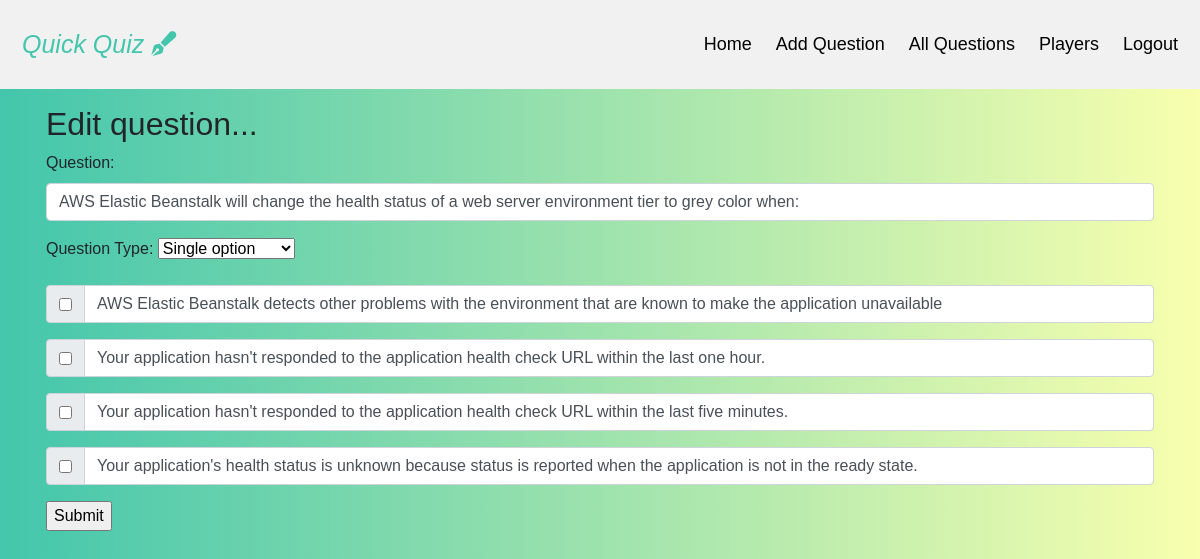
The app's page /editquestion.php?qno=1 (signed in) with its own data.
### tables this page shows
CREATE TABLE `questions` (
  `qno` int(11) NOT NULL,
  `qtype` int(5) NOT NULL,
  `question` text NOT NULL,
  `ans1` text NOT NULL,
  `ans2` text NOT NULL,
  `ans3` text NOT NULL,
  `ans4` text NOT NULL,
  `correct_answer` varchar(255) NOT NULL
);

### editquestion.php (the view, shortened to what this page needs)
<?php include "connection.php";
if (isset($_SESSION['admin'])) {
  ?>
<?php
if (isset($_GET['qno'])) {
  $qno = mysqli_real_escape_string($conn , $_GET['qno']);
  if (is_numeric($qno)) {
    $query = "SELECT * FROM questions WHERE qno = '$qno' ";
    $run = mysqli_query($conn, $query) or die(mysqli_error($conn));
    if (mysqli_num_rows($run) > 0) {
      while ($row = mysqli_fetch_array($run)) {
                 $question = $row['question'];
                 $ans1 = $row['ans1'];
                 $ans2 = $row['ans2'];
                 $ans3 = $row['ans3'];
                 $ans4 = $row['ans4'];
      }
    }
    else {
      echo "<script> alert('error');
      window.location.href = 'allquestions.php'; </script>" ;
    }
  }
  else {
    header("location: allquestions.php");
  }
}
?>
<!DOCTYPE html>
<html>
  <head>
     <link rel="stylesheet" href="https://maxcdn.bootstrapcdn.com/bootstrap/4.5.2/css/bootstrap.min.css">
   <link rel="stylesheet" href="https://stackpath.bootstrapcdn.com/bootstrap/4.4.1/css/bootstrap.min.css">
  </head>
  <body>
        <div class="header">
  <a href="index.php" class="logo">Quick Quiz&nbsp;<i class="fa fa-pen-fancy"></i></a>
  <div class="header-right">
    <a  href="index.php">Home</a>
    <a href="add.php" class="start">Add Question</a>
  <a href="allquestions.php" class="start">All Questions</a>
  <a href="players.php" class="start">Players</a>
    <a href="exit.php">Logout</a>
  </div>
</div>
    <main>
      <div class="container">
        <h2>Edit question...</h2>
        <form method="post" action="">
        <div class="form-group">
      <label for="text">Question: </label>
    <input type="textarea" class="form-control" aria-label="With textarea" required="" value="<?php echo $question; ?>"name="question">
    </div>
  <div class="form-group">
      <label for="text">Question Type: </label>
    <select name="qtype" id="qtype">
  <option value="0">Single option</option>
</select>
    </div>
<div class="input-group mb-3">
  <div class="input-group-prepend">
    <div class="input-group-text">
      <input type="checkbox" aria-label="Checkbox for following text input" name="op[]" value="a">
    </div>
  </div>
  <input type="text" class="form-control" aria-label="Text input with checkbox" required="" value="<?php echo $ans1; ?>" name="choice1" >
</div>
<div class="input-group mb-3">
  <div class="input-group-prepend">
    <div class="input-group-text">
      <input type="checkbox" aria-label="Checkbox for following text input" name="op[]"  value="b">
    </div>
  </div>
  <input type="text" class="form-control" aria-label="Text input with checkbox" required="" value="<?php echo $ans2; ?>" name="choice2" >
</div>
<div class="input-group mb-3">
  <div class="input-group-prepend">
    <div class="input-group-text">
      <input type="checkbox" aria-label="Checkbox for following text input" name="op[]" value="c">
    </div>
  </div>
  <input type="text" class="form-control" aria-label="Text input with checkbox" required="" value="<?php echo $ans3; ?>" name="choice3" >
</div>
  <div class="input-group mb-3">
  <div class="input-group-prepend">
    <div class="input-group-text">
      <input type="checkbox" aria-label="Checkbox for following text input" name="op[]" value="d">
    </div>
  </div>
  <input type="text" class="form-control" aria-label="Text input with checkbox" required="" value="<?php echo $ans4; ?>" name="choice4">
  </div>
            <input type="submit" name="submit" value="Submit">
        </form>
      </div>
    </main>
  </body>
</html>
<?php }
else {
  header("location: admin.php");
}
?>

### editquestion.php (style rules this page uses)
body { font-family: Arial, Helvetica, sans-serif; }
body { background: #43C6AC; background: -webkit-linear-gradient(to left, #F8FFAE, #43C6AC); background: linear-gradient(to left, #F8FFAE, #43C6AC); }
.container { padding: 16px; }
* { box-sizing: border-box; }
body { margin: 0; font-family: Arial, Helvetica, sans-serif; }
.header { overflow: hidden; background-color: #f1f1f1; padding: 20px 10px; }
.header a { float: left; color: black; text-align: center; padding: 12px; text-decoration: none; font-size: 18px; line-height: 25px; border-radius: 4px; }
.header a.logo { font-size: 25px; font-style: italic; color: #43C6AC; }
.header-right { float: right; }

### records on screen
questions: question "AWS Elastic Beanstalk will change the health status of a web server environment tier to grey color when:", choice1 "AWS Elastic Beanstalk detects other problems with the environment that are known to make the application unavailable", choice2 "Your application hasn't responded to the application health check URL within the last one hour.", choice3 "Your application hasn't responded to the application health check URL within the last five minutes.", choice4 "Your application's health status is unknown because status is reported when the application is not in the ready state."
